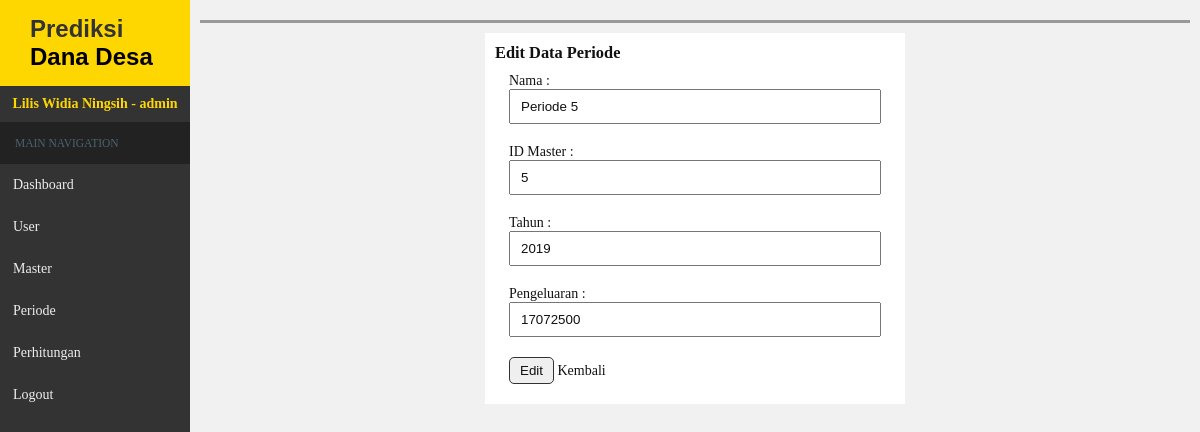
The page /admin/index.php?hal=periode&aksi=edit&id=5 (signed in) on the database as committed earlier.
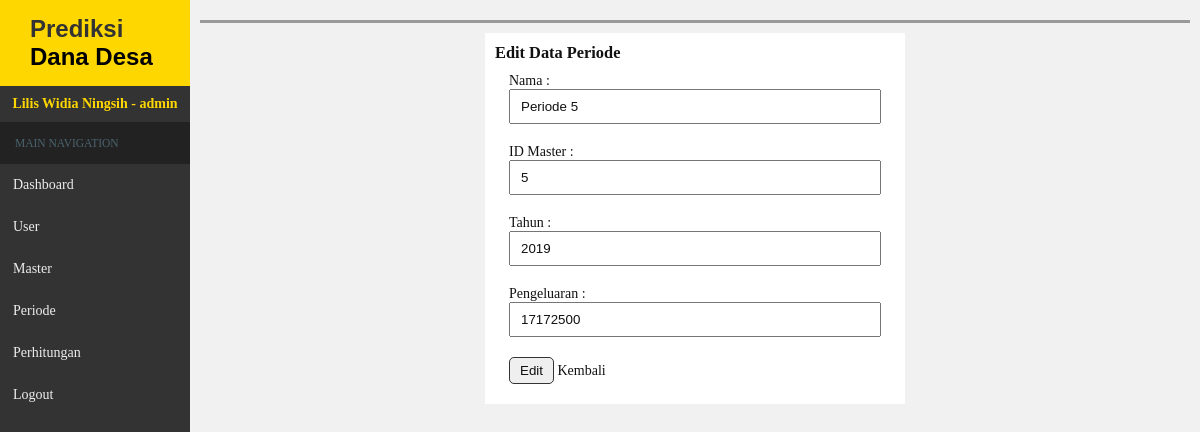
The same page on the database as committed later.
### tables this page shows
CREATE TABLE `periode` (
  `id_periode` int(5) NOT NULL,
  `nama` varchar(40) NOT NULL,
  `id_master` int(5) NOT NULL,
  `tahun` varchar(4) NOT NULL,
  `pengeluaran` varchar(20) NOT NULL
);

### admin/periode_edit.php (the view, shortened to what this page needs)
<?php
$id = $_GET['id'];
$edit = $kdb->query("SELECT * FROM periode WHERE id_periode='$id'");
$row = $edit->fetch_assoc();
?>
<form action="" method="POST">
	<h3>Edit Data Periode</h3>
	<table class="tb-create">
		<tr>
			<td>Nama :<br><input type="text" name="nama" value="<?php echo $row['nama']; ?>"class="input-field"></td>
		</tr>
		<tr>
			<td>ID Master :<br><input type="text" name="id_master" value="<?php echo $row['id_master']; ?>"class="input-field"></td>
		</tr>
		<tr>
			<td>Tahun :<br><input type="text" name="tahun" value="<?php echo $row['tahun']; ?>"class="input-field"></td>
		</tr>
		<tr>
			<td>Pengeluaran :<br><input type="text" name="pengeluaran" value="<?php echo $row['pengeluaran'];?>"class="input-field"></td>
		</tr>
		<tr>
			<td>
				<input type="submit" name="create" value="Edit" class="btn">
				<a href="index.php?hal=periode">Kembali</a>
			</td>
		</tr>
	</table>
	</form>

Rows that differ between the two databases and show on the page:
changed periode "Periode 5": pengeluaran "17072500" → "17172500"
